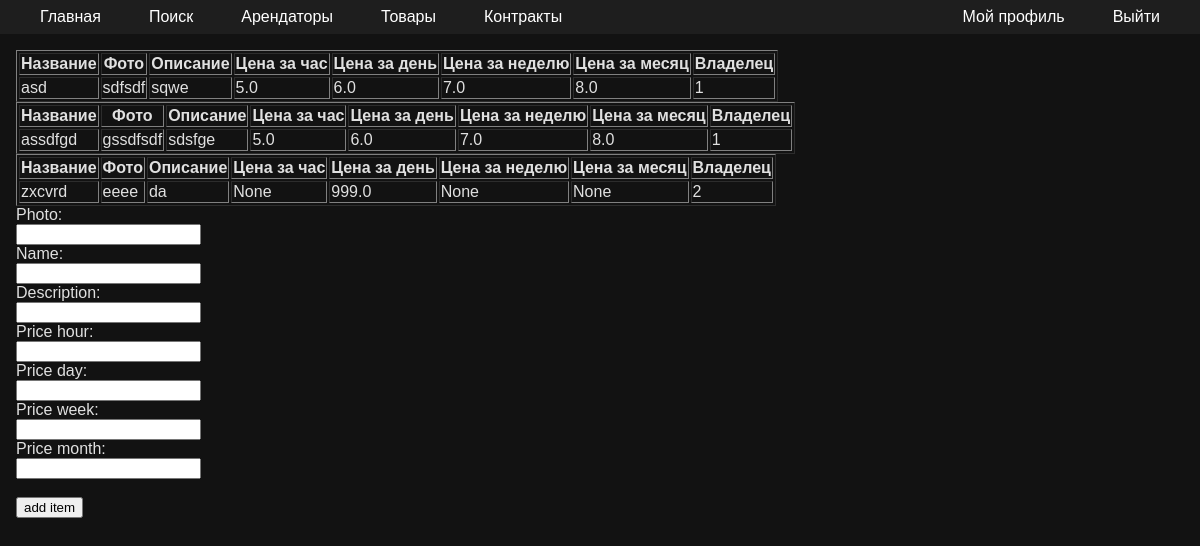
Page /items (signed in) on the earlier database version.
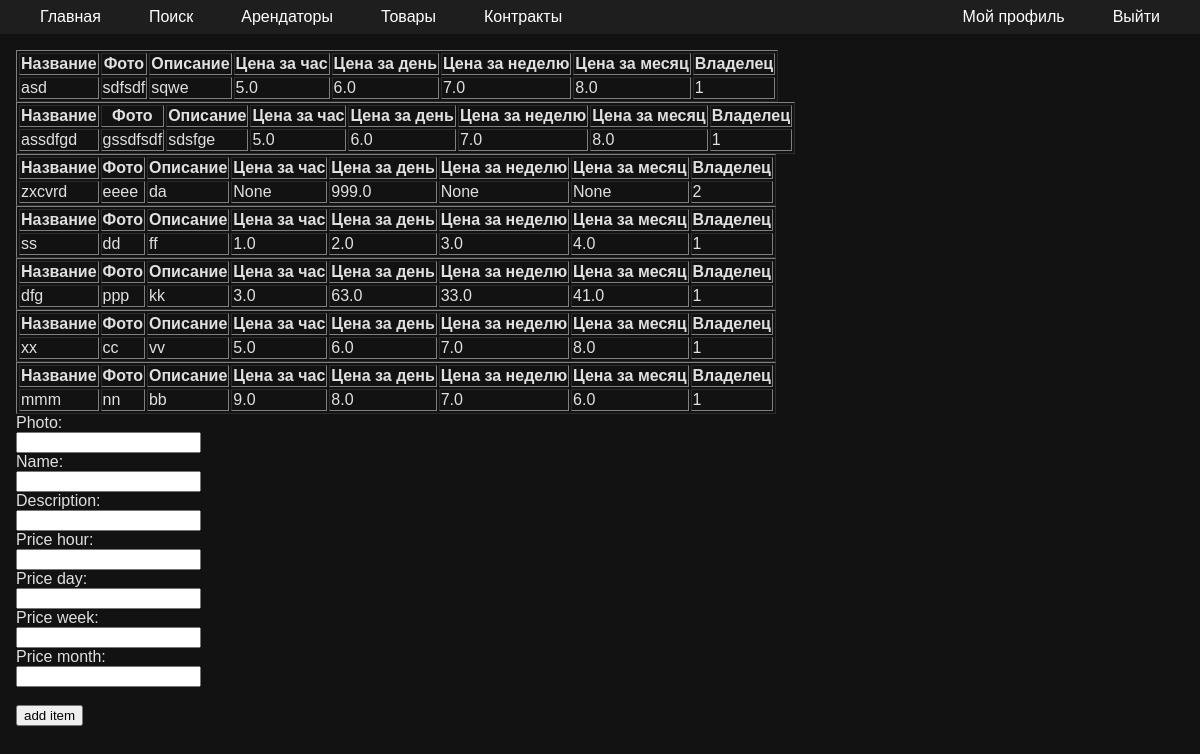
Same page on the later database version.
### models.py (models this page shows, shortened)
class Item(Base):
    __tablename__ = 'item'
    id = Column(Integer, primary_key=True, autoincrement=True, unique=True, nullable=False)
    photo = Column(String, nullable=False)
    name = Column(String, nullable=False)
    description = Column(String, nullable=False)
    price_hour = Column(REAL, nullable=True)
    price_day = Column(REAL, nullable=True)
    price_week = Column(REAL, nullable=True)
    price_month = Column(REAL, nullable=True)
    owner = mapped_column(ForeignKey('user.id'), nullable=False)

### app.py (the view)
@login_required
@app.get('/items')
def itemsList():
    init_db()
    items_list_query = select(models.Item)
    items_list = list(db_session.execute(items_list_query).scalars())
    item_owner = session['user_id']
    return render_template("items.html", items_list=items_list, item_owner=item_owner)

### database.py (called while the page is built)
def init_db():
    import models
    Base.metadata.create_all(bind=engine)

### templates/items.html
{% extends 'base.html' %}
{% block content %}
{% for itm in items_list %}
<table border="1">
    <thead>
        <tr>
            <th>Название</th>
            <th>Фото</th>
            <th>Описание</th>
            <th>Цена за час</th>
            <th>Цена за день</th>
            <th>Цена за неделю</th>
            <th>Цена за месяц</th>
            <th>Владелец</th>
        </tr>
    </thead>
    <tbody>
        <tr>
            <td>{{itm.name}}</td>
            <td>{{itm.photo}}</td>
            <td>{{itm.description}}</td>
            <td>{{itm.price_hour}}</td>
            <td>{{itm.price_day}}</td>
            <td>{{itm.price_week}}</td>
            <td>{{itm.price_month}}</td>
            <td>{{itm.owner}}</td>
        </tr>
    </tbody>
</table>
{% endfor %}
<form action="/items" method="post">
    Photo: <br>
    <input type="text" name="photo"> <br>
    Name: <br>
    <input type="text" name="name"> <br>
    Description: <br>
    <input type="text" name="description"> <br>
    Price hour: <br>
    <input type="number" name="price_hour" step="any"> <br>
    Price day: <br>
    <input type="number" name="price_day" step="any"> <br>
    Price week: <br>
    <input type="number" name="price_week" step="any"> <br>
    Price month: <br>
    <input type="number" name="price_month" step="any"> <br>
    <input type="hidden" name="owner" value="{{item_owner}}" readonly><br>
    <input type="submit" value="add item">
</form>
{% endblock %}

### templates/base.html (shortened to what this page needs)
<!DOCTYPE html>
<html lang="en">
<head>
</head>
<body>
    <nav>
        <ul>
            <li><a href="/">Главная</a></li>
            <li><a href="/search">Поиск</a></li>
            <li><a href="/leasers">Арендаторы</a></li>
            {% if session.get('user_login') %}
                <li><a href="/items">Товары</a></li>
                <li><a href="/contracts">Контракты</a></li>
                <li class="nav-right"><a href="/me">Мой профиль</a></li>
                <li><a href="/logout">Выйти</a></li>
            {% else %}
                <li class="nav-right"><a href="/login">Войти</a></li>
                <li><a href="/register">Регистрация</a></li>
            {% endif %}
        </ul>
    </nav>
    <main>
        {% block content %}
        {% endblock %}
    </main>
</body>
</html>

### templates/base.html (style rules this page uses)
body { font-family: Arial, sans-serif; margin: 0; padding: 0; background-color: #121212; color: #e0e0e0; }
a { color: #03a9f4; text-decoration: none; }
nav { background-color: #1e1e1e; color: white; padding: 0.5em 1em; }
nav ul { list-style: none; margin: 0; padding: 0; display: flex; align-items: center; justify-content: space-between; }
nav ul li { margin: 0 0.5em; }
nav ul li a { color: white; padding: 0.5em 1em; transition: background 0.3s, color 0.3s; }
.nav-right { margin-left: auto; }
main { padding: 1em; }

Differences in the rows shown:
added Item: name "ss", photo "dd", description "ff", price_hour "1.0", price_day "2.0", price_week "3.0", price_month "4.0", owner "1"
added Item: name "dfg", photo "ppp", description "kk", price_hour "3.0", price_day "63.0", price_week "33.0", price_month "41.0", owner "1"
added Item: name "xx", photo "cc", description "vv", price_hour "5.0", price_day "6.0", price_week "7.0", price_month "8.0", owner "1"
added Item: name "mmm", photo "nn", description "bb", price_hour "9.0", price_day "8.0", price_week "7.0", price_month "6.0", owner "1"
